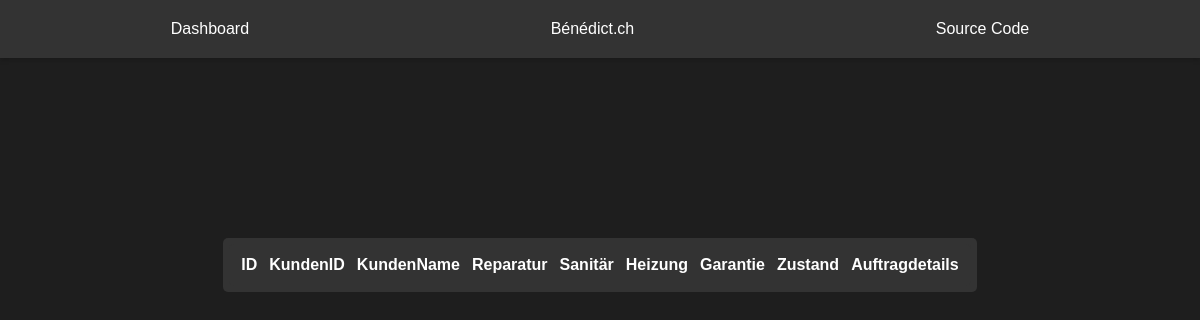
/verrechnung.php (signed in), run on an earlier commit of the app's database.
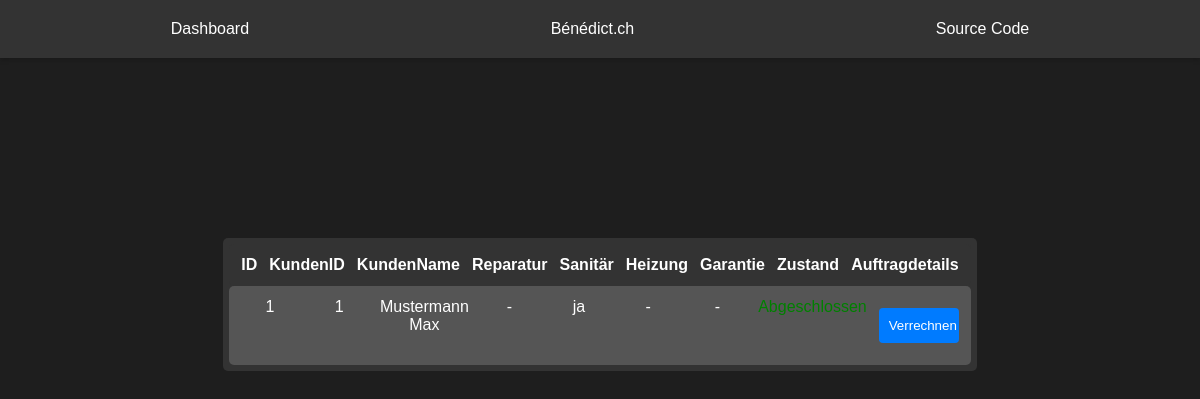
And on a later commit of the database.
### tables this page shows
CREATE TABLE Orders (
            orderID INTEGER PRIMARY KEY AUTOINCREMENT,
            kundenID INTEGER NOT NULL, /* Problem: need to manually type ID because AUTOINCREMENT cant be used rn. */
            kundenName TEXT NOT NULL,
            objAdresse TEXT NOT NULL,
            objOrt TEXT NOT NULL,
            objPLZ INTEGER NOT NULL,
            rechID INTEGER NOT NULL,
            orderDate TEXT NOT NULL,
            reparatur BOOLEAN DEFAULT 0,
            sanitaer BOOLEAN DEFAULT 0,
            heizung BOOLEAN DEFAULT 0,
            garantie BOOLEAN DEFAULT 0,
            bemerkung TEXT,
            terminwunsch TEXT,
            zustand TEXT CHECK(zustand IN ('COMPLETED', 'INPROGRESS', 'TODO')),
            arbeiterID INTEGER,
            completed BOOLEAN DEFAULT 0,
            completedDate TEXT NOT NULL,
            verrechnet BOOLEAN DEFAULT 0,
            rapport TEXT,
            FOREIGN KEY (kundenID) REFERENCES Kunden(id),
            FOREIGN KEY (rechID) REFERENCES Rechnung(id),
            FOREIGN KEY (arbeiterID) REFERENCES Users(id)
        );

### verrechnung.php (the view, shortened to what this page needs)
<?php
include 'header.php';
?>
<!DOCTYPE html>
<html lang="en">
<head>
    <link rel="stylesheet" href="style/style.css">
</head>
<body>
    <?php
    require 'db/conn.php';
    $completed = "COMPLETED";
    $verrechnet = "TRUE";
    $query = "SELECT * FROM Orders WHERE zustand = :completed AND verrechnet != :verrechnet";
    $stmt = $pdo->prepare($query);
    $stmt->bindParam(':completed', $completed, PDO::PARAM_STR);
    $stmt->bindParam(':verrechnet', $verrechnet, PDO::PARAM_STR);
    $stmt->execute();
    ?>
    <?php
    echo '
    <div class="orders-container">
        <div class="orders-header">
            <div>ID</div>
            <div>KundenID</div>
            <div>KundenName</div>
            <div>Reparatur</div>
            <div>Sanitär</div>
            <div>Heizung</div>
            <div>Garantie</div>
            <div>Zustand</div>
            <div>Auftragdetails</div>
        </div>';
        while ($row = $stmt->fetch(PDO::FETCH_ASSOC)) {
            $orderID = $row["orderID"];
            $kundenID = $row["kundenID"];
            $kundenName = $row["kundenName"];
            $reparatur = "-";
            $sanitaer = "-";
            $heizung = "-";
            $garantie = "-";
            if ($row["sanitaer"] == '1') {
                $sanitaer = "ja";
            }
            if($row["zustand"] == "INPROGRESS"){$color = "lightblue"; $zustand = "in Bearbeitung";}
                else if($row["zustand"] == "TODO"){$color = "orange"; $zustand = "Zu Bearbeiten";}
                else if($row["zustand"] == "COMPLETED"){$color = "green"; $zustand = "Abgeschlossen";}
                echo '<div class="order-row">
                <div>'.$orderID.'</div>
                <div>'.$kundenID.'</div>
                <div>'.$kundenName.'</div>
                <div>'.$reparatur.'</div>
                <div>'.$sanitaer.'</div>
                <div>'.$heizung.'</div>
                <div>'.$garantie.'</div>
                <div style="color: '.$color.';">'.$zustand.'</div>
                <form id="formZuteilung" style="width:auto; padding:0px;margin:0px;background-color:transparent;border:none;box-shadow:none;" method="post" action="">
                    <div><button name="data-btn" value="'.$orderID.'" class="detail-btn" id="submit-btn" data-id="'.$orderID.'">Verrechnen</button></div>
                </form>
                </div>';
        }
        echo '</div>';
    ?>
        </body>
        </html>

What changed in the data, as far as the page shows it:
now on this page (row edited): orders: orderID "1", kundenID "1", kundenName "Mustermann Max", reparatur "-", sanitaer "ja", heizung "-", garantie "-"
